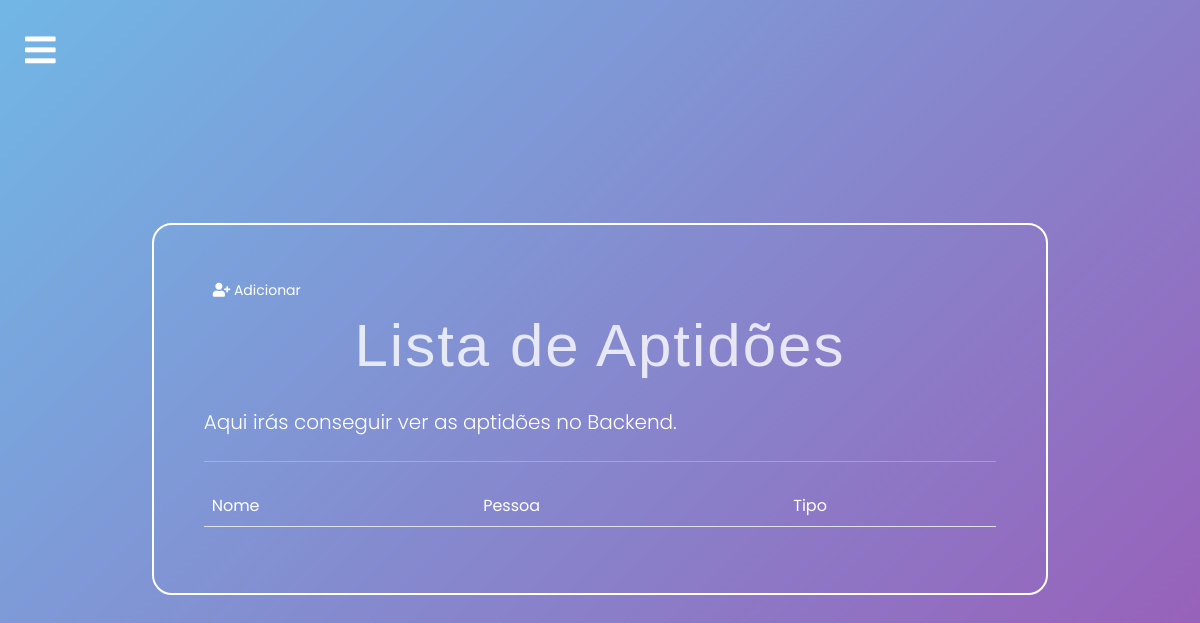
Page /backend/aptidoes/list/ (signed in) on the earlier database version.
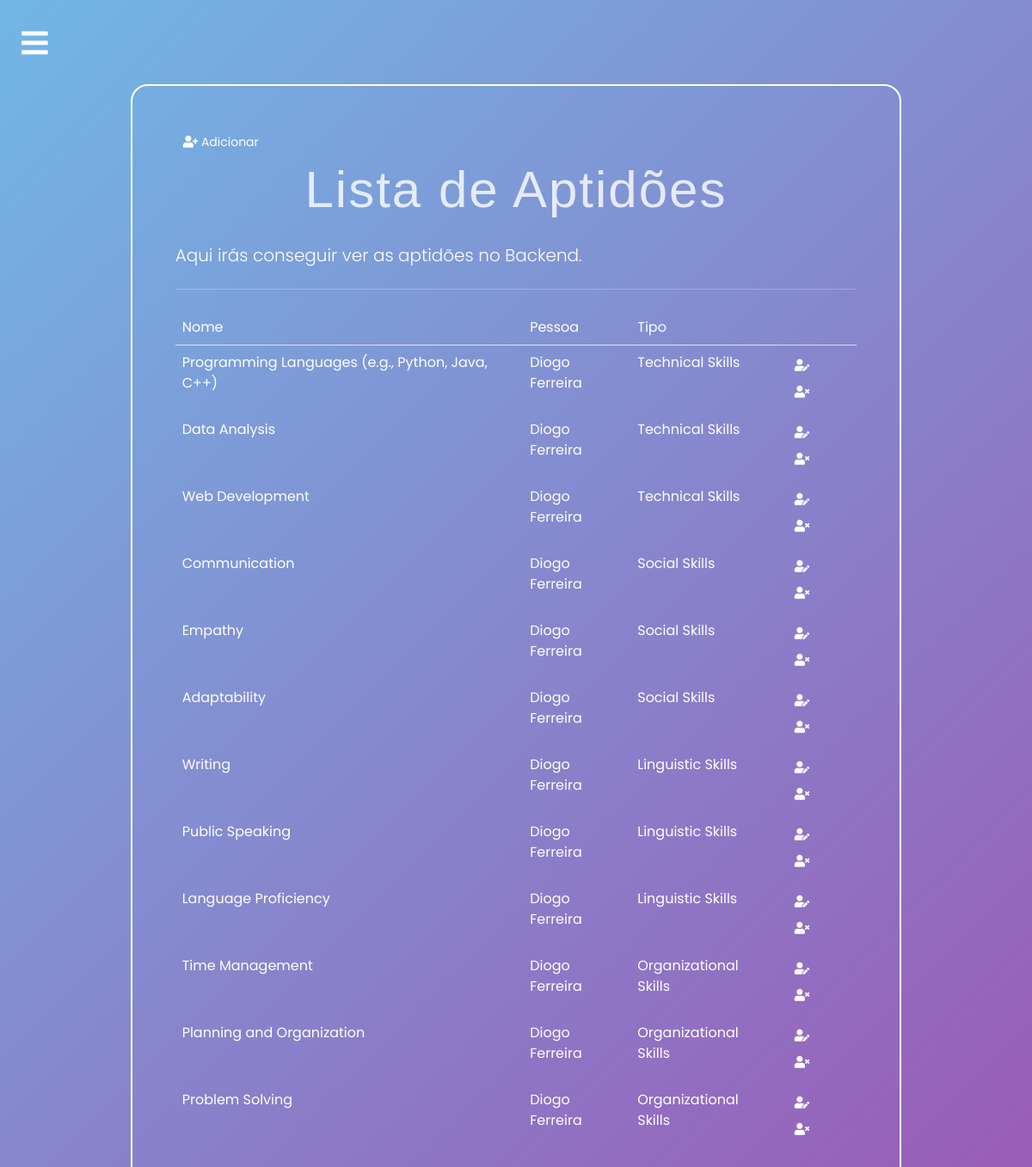
Same page on the later database version.
### portofolio/models.py (models this page shows, shortened)
class Aptidao (models.Model):
    nome = models.CharField(max_length=255)
    descricao = models.TextField()
    cadeiras = models.ManyToManyField('Cadeira', null=True, blank=True)
    projetos = models.ManyToManyField('Projeto', null=True, blank=True)
    pessoa = models.ForeignKey(Pessoa, on_delete=models.CASCADE)
    tipo = models.ForeignKey('TipoAptidao', on_delete=models.CASCADE)

class Pessoa (models.Model):
    nome = models.CharField(max_length=50)
    sobrenome = models.CharField(max_length=50)
    idade = models.IntegerField()
    linkedin = models.URLField(max_length=200, null=True, blank=True)
    github = models.URLField(max_length=200, null=True, blank=True)
    instagram = models.URLField(max_length=200, null=True, blank=True)
    resumo_sobre = models.TextField()
    resumo_estudos = models.TextField()
    resumo_competencias = models.TextField()
    def __str__(self):
        return self.nome + ' ' + self.sobrenome

class TipoAptidao (models.Model):
    nome = models.CharField(max_length=255)
    descricao = models.TextField()
    def __str__(self):
        return self.nome

### portofolio/views.py (the view)
# urls.py: path('backend/aptidoes/list/', views.aptidoes_list, name='aptidoes_list'), # get req. to retrieve and display all records
@login_required
def aptidoes_list(request):
    context = {'aptidoes_list': Aptidao.objects.all()}
    return render(request, 'portofolio/sobre/aptidoes/aptidao_list.html', context)

### portofolio/templates/portofolio/sobre/aptidoes/aptidao_list.html (shortened to what this page needs)
{%extends 'portofolio/base.html' %}
{%load crispy_forms_tags%}
{%block content%}
<div class="container">
    <div class="col-md-10 offset-md-1 mt-5">
        <div class="limiter-form jumbotron">
            <a href="{%url 'portofolio:aptidoes_insert'%}" class="btn btn-primary btn-sm">
                <i class="fas fa-user-plus"></i>
                Adicionar
            </a>
            <h1 class="display-4">Lista de Aptidões</h1>
            <p class="lead">Aqui irás conseguir ver as aptidões no Backend.</p>
            <hr class="my-4">
            <table class="table table-borderless">
                <thead class="border-bottom font-weight-bold">
                    <tr>
                        <td>Nome</td>
                        <td>Pessoa</td>
                        <td>Tipo</td>
                    </tr>
                    <tbody>
                        {%for aptidao in aptidoes_list%}
                        <tr>
                            <td>{{aptidao.nome}}</td>
                            <td>{{aptidao.pessoa}}</td>
                            <td>{{aptidao.tipo}}</td>
                            <td>
                                <a href="{%url 'portofolio:aptidao_update' aptidao.id%}" class="btn btn-warning btn-sm">
                                    <i class="fas fa-user-edit"></i>
                                </a>
                                <form action="{%url 'portofolio:aptidao_delete' aptidao.id%}" method="post" class="d-inline">
                                    <button type="submit" class="btn btn-danger btn-sm">
                                        <i class="fas fa-user-times"></i>
                                    </button>
                                </form>
                            </td>
                        </tr>
                        {% endfor %}
                    </tbody>
                </thead>
            </table>
        </div>
    </div>
</div>
{%endblock%}

Differences in the rows shown:
added Aptidao: nome "Programming Languages (e.g., Python, Java, C++)", pessoa "Diogo Ferreira", tipo "Technical Skills"
added Aptidao: nome "Data Analysis", pessoa "Diogo Ferreira", tipo "Technical Skills"
added Aptidao: nome "Web Development", pessoa "Diogo Ferreira", tipo "Technical Skills"
added Aptidao: nome "Communication", pessoa "Diogo Ferreira", tipo "Social Skills"
added Aptidao: nome "Empathy", pessoa "Diogo Ferreira", tipo "Social Skills"
added Aptidao: nome "Adaptability", pessoa "Diogo Ferreira", tipo "Social Skills"
added Aptidao: nome "Writing", pessoa "Diogo Ferreira", tipo "Linguistic Skills"
added Aptidao: nome "Public Speaking", pessoa "Diogo Ferreira", tipo "Linguistic Skills"
added Aptidao: nome "Language Proficiency", pessoa "Diogo Ferreira", tipo "Linguistic Skills"
added Aptidao: nome "Time Management", pessoa "Diogo Ferreira", tipo "Organizational Skills"
added Aptidao: nome "Planning and Organization", pessoa "Diogo Ferreira", tipo "Organizational Skills"
added Aptidao: nome "Problem Solving", pessoa "Diogo Ferreira", tipo "Organizational Skills"
